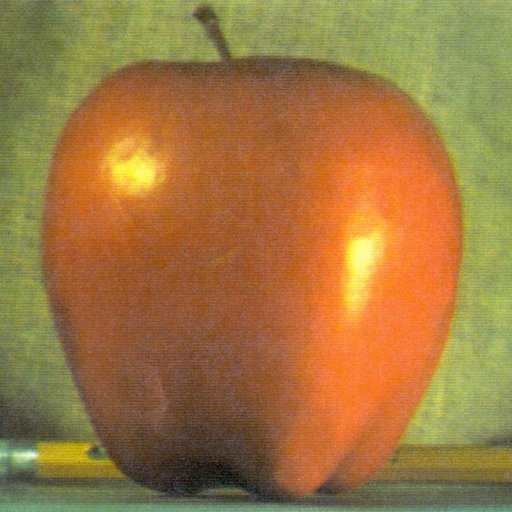
#> input picture apple.jpg, 512 x 512 px, given in place of slow.flv, which was not available
$ python 36.optical_flow.py
#> lines starting #> are read from the running program, lines starting #| are printed output that depends on the picture; after the words box and inside, x2 and y2 are one past the last pixel; in counts of white or black regions, pixels touching at a corner belong together; pictures that were not available may be replaced by others from this repository, and a replacement may not be noted
#Optical Flow


#• Structure from Motion
#• Video Compression
#• Video Stabilization ...


#Optical flow works on several assumptions:
#1. The pixel intensities of an object do not change between consecutive frames
#2. Neighbouring pixels have similar motion.

#Consider a pixel I(x, y, t) in first frame It moves by distance (dx, dy) in next frame taken after dt time. So since those pixels
#are the same and intensity does not change, we can say,
#I(x, y, t) = I(x + dx, y + dy, t + dt)
#f x u + f y v + f t = 0

#WE GET OPTICAL FLOW EQUATION

#In it, we can find f x and f y , they are image gradients. Similarly f t
#is the gradient along time. But (u, v) is unknown. We cannot solve this one equation with two unknown variables. So
#several methods are provided to solve this problem and one of them is Lucas-Kanade

#Lucas-Kanade method

#we give some points to track, we receive the optical flow vectors of those
#points. But again there are some problems. Until now, we were dealing with small motions. So it fails when there
#is large motion. So again we go for pyramids. When we go up in the pyramid, small motions are removed and large
#motions becomes small motions. So applying Lucas-Kanade there, we get optical flow along with the scale.

#Lucas-Kanade Optical Flow in OpenCV

#cv2.calcOpticalFlowPyrLK(). Here, we create a simple application
#which tracks some points in a video. To decide the points, we use cv2.goodFeaturesToTrack().

#then we iteratively track those points using Lucas-Kanade optical
#flow. For the function cv2.calcOpticalFlowPyrLK() we pass the previous frame, previous points and next frame.
#It returns next points along with some status numbers which has a value of 1 if next point is found, else zero. We
#iteratively pass these next points as previous points in next step. See the code below:

import numpy as np
import cv2
cap = cv2.VideoCapture('slow.flv')
# params for ShiTomasi corner detection
feature_params = dict( maxCorners = 100,qualityLevel = 0.3,minDistance = 7,blockSize = 7 )
# Parameters for lucas kanade optical flow
lk_params = dict( winSize = (15,15), maxLevel = 2, criteria = (cv2.TERM_CRITERIA_EPS | cv2.TERM_CRITERIA_COUNT, 10, 0.03))
# Create some random colors
color = np.random.randint(0,255,(100,3))
# Take first frame and find corners in it
ret, old_frame = cap.read()
#> old_frame is the input picture: shape (512, 512, 3); mean B, G, R 64.8, 119.7, 159.1
old_gray = cv2.cvtColor(old_frame, cv2.COLOR_BGR2GRAY)
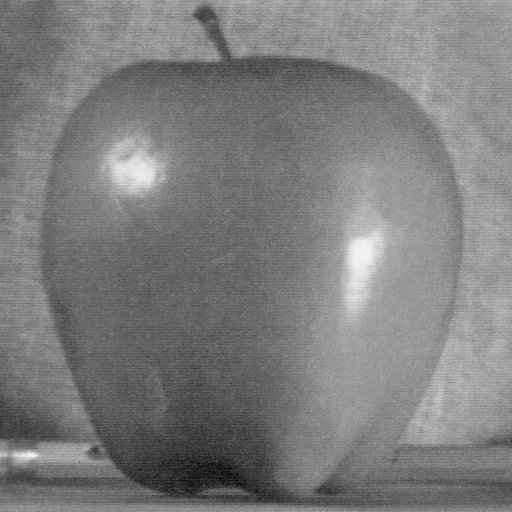
#> old_gray: shape (512, 512); min 7, max 248, mean 125.2
p0 = cv2.goodFeaturesToTrack(old_gray, mask = None, **feature_params)
#> p0 = 62 rows, first 8: [195, 15], [86, 453], [10, 454], [95, 450], [36, 455], [219, 58], [89, 445], [233, 56]
# Create a mask image for drawing purposes
mask = np.zeros_like(old_frame)
while(1):
	ret,frame = cap.read()
	frame_gray = cv2.cvtColor(frame, cv2.COLOR_BGR2GRAY)
	# calculate optical flow
	p1, st, err = cv2.calcOpticalFlowPyrLK(old_gray, frame_gray, p0, None, **lk_params)
#> p1 has the same summary as p0; st = 62 values from 1 to 1; err = 62 values from 0 to 0
# Select good points
	good_new = p1[st==1]
#> good_new = 62 pairs, first value 10 to 510, second value 15 to 499
	good_old = p0[st==1]
#> good_old has the same summary as good_new
	# draw the tracks
	for i,(new,old) in enumerate(zip(good_new,good_old)):
		a,b = new.ravel()
		c,d = old.ravel()
		mask = cv2.line(mask, (a,b),(c,d), color[i].tolist(), 2)
		frame = cv2.circle(frame,(a,b),5,color[i].tolist(),-1)
#> this loop made 62 passes
#> (a, b, c, d) on passes 1 to 12: (195, 15, 195, 15), (86, 453, 86, 453), (10, 454, 10, 454), (95, 450, 95, 450), (36, 455, 36, 455), (219, 58, 219, 58), (89, 445, 89, 445), (233, 56, 233, 56), (170, 487, 170, 487), (216, 20, 216, 20), (199, 465, 199, 465), (224, 481, 224, 481)
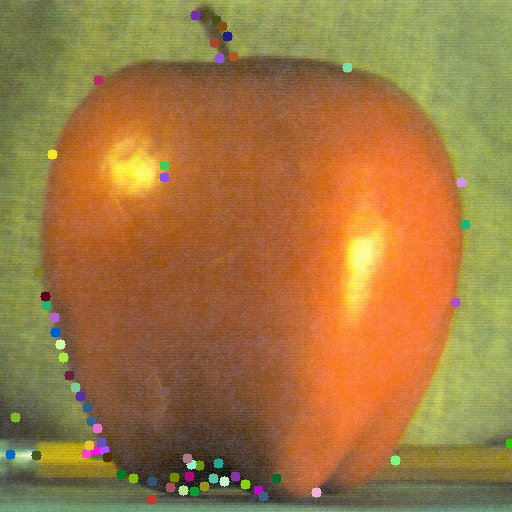
#> frame: shape (512, 512, 3); mean B, G, R 65.8, 120.1, 159.4
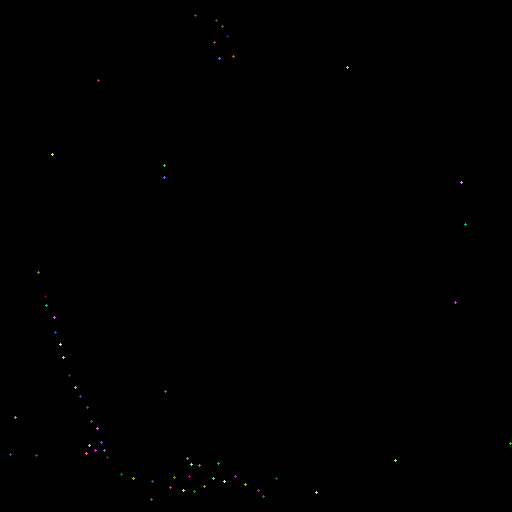
#> mask: shape (512, 512, 3); mean of channels 0, 1, 2 0.1, 0.1, 0.1; drawn as B, G, R
	img = cv2.add(frame,mask)
	cv2.imshow('frame',img)
	k = cv2.waitKey(30) & 0xff
#> (key Esc is pressed here)
	if k == 27:
		break
# Now update the previous frame and previous points
	old_gray = frame_gray.copy()
	p0 = good_new.reshape(-1,1,2)
cv2.destroyAllWindows()
cap.release()

#This code doesn’t check how correct are the next keypoints. So even if any feature point disappears in image, there
#is a chance that optical flow finds the next point which may look close to it. So actually for a robust tracking, corner points should be detected in particular intervals
#It also run a backward-check of the optical flow points got to select only good ones.


#“Two-Frame Motion Estimation Based on Polynomial Expansion”

#We get a 2-channel array with optical flow vectors, (u, v). We find their magnitude and direction. We color code
#the result for better visualization. Direction corresponds to Hue value of the image. Magnitude corresponds to Value plane

import cv2
import numpy as np
cap = cv2.VideoCapture("output.avi")
ret, frame1 = cap.read()
prvs = cv2.cvtColor(frame1,cv2.COLOR_BGR2GRAY)
hsv = np.zeros_like(frame1)
hsv[...,1] = 255
while(1):
	ret, frame2 = cap.read()
	next = cv2.cvtColor(frame2,cv2.COLOR_BGR2GRAY)
	flow = cv2.calcOpticalFlowFarneback(prvs,next, None, 0.5, 3, 15, 3, 5, 1.2, 0)
	mag, ang = cv2.cartToPolar(flow[...,0], flow[...,1])
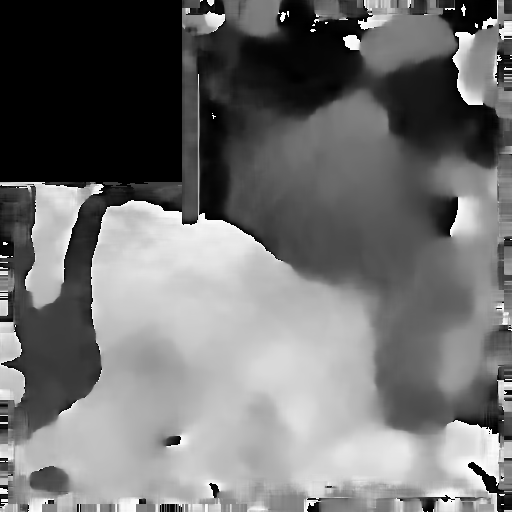
#> ang: shape (512, 512) float32; min 0, max 6.28, mean 2.77; drawn with min black and max white
	hsv[...,0] = ang*180/np.pi/2
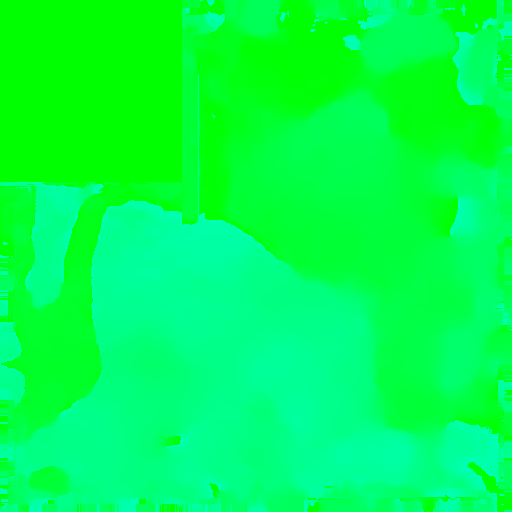
#> hsv: shape (512, 512, 3); mean of channels 0, 1, 2 79.1, 255, 0; drawn as B, G, R
	hsv[...,2] = cv2.normalize(mag,None,0,255,cv2.NORM_MINMAX)
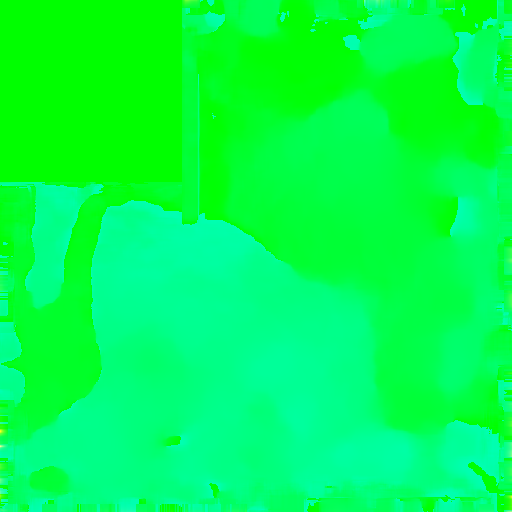
#> hsv: shape (512, 512, 3); 2.19% of pixels changed, all inside (x1, y1, x2, y2) = (0, 0, 512, 512); drawn as B, G, R
	rgb = cv2.cvtColor(hsv,cv2.COLOR_HSV2BGR)
	cv2.imshow('frame2',rgb)
	k = cv2.waitKey(30) & 0xff
#> (key Esc is pressed here)
	if k == 27:
		break
	elif k == ord('s'):
		cv2.imwrite('opticalfb.png',frame2)
		cv2.imwrite('opticalhsv.png',rgb)
		prvs = next
cap.release()
cv2.destroyAllWindows()

$ run again, on butterfly.jpg
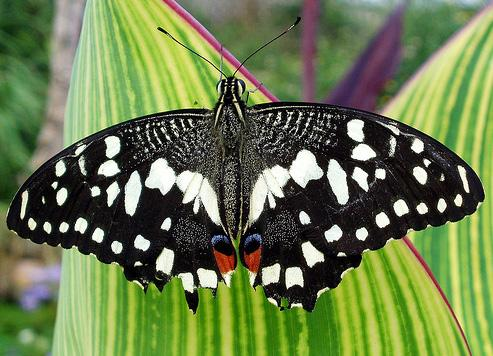
#> input picture butterfly.jpg, 493 x 356 px, given in place of slow.flv, which was not available
#> old_frame is the input picture: shape (356, 493, 3); mean B, G, R 77.2, 123.6, 107
#> p0 = 100 rows, first 8: [289, 114], [54, 184], [427, 162], [173, 122], [160, 125], [302, 213], [58, 174], [321, 259]
#> p1 has the same summary as p0; st = 100 values from 1 to 1; err = 100 values from 0 to 0
#> good_new = 100 pairs, first value 31 to 460, second value 81 to 305
#> good_old has the same summary as good_new
#> the loop `for i,(new,old) in enumerate(zip(good_new,good_old)):` made 100 passes
#> (a, b, c, d) on passes 1 to 8: (289, 114, 289, 114), (54, 184, 54, 184), (427, 162, 427, 162), (173, 122, 173, 122), (160, 125, 160, 125), (302, 213, 302, 213), (58, 174, 58, 174), (321, 259, 321, 259)
#> after the loop `for i,(new,old) in enumerate(zip(good_new,good_old)):`:
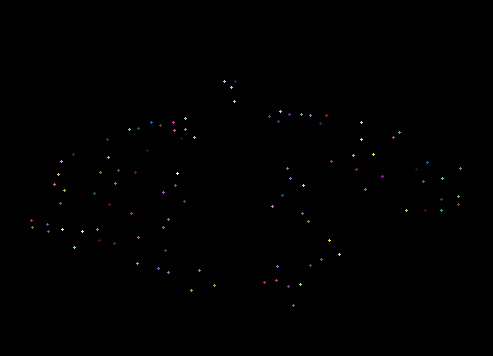
#> mask: shape (356, 493, 3); mean of channels 0, 1, 2 0.3, 0.4, 0.4; drawn as B, G, R
#> `hsv[...,0] = ang*180/np.pi/2`:
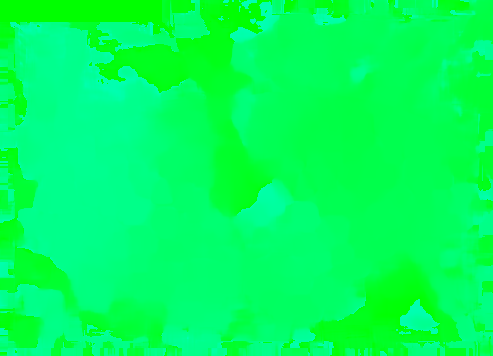
#> hsv: shape (356, 493, 3); mean of channels 0, 1, 2 91.8, 255, 0; drawn as B, G, R
